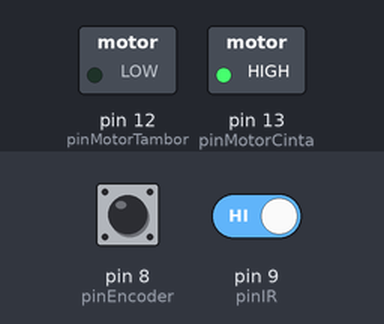
Simulated run of this sketch. Board: Arduino Uno, built with avr-gcc and run on an emulated ATmega328P. Parts: switched loads named in the sketch (green lamp = pin HIGH). The test bench sets the inputs (shaded band); at power-on: pin 8 (pinEncoder) HIGH, pin 9 (pinIR) HIGH. What the sketch prints to the serial monitor is not drawn.

Above: at 1.2 s.
1.3 s: pin 8 (pinEncoder) pulsed LOW 5 times (0.12 s each, 0.3 s apart)
At 3.3 s:
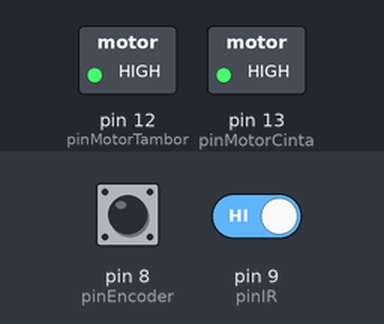
Timing chart, 0 to 4.8 s (numbered marks = the images above; inputs shaded):
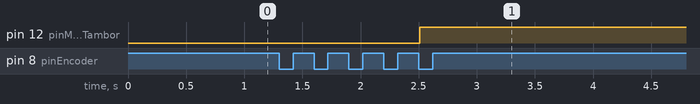

Measured:
- after the input at 1.3 s, pin 12 (pinMotorTambor): LOW → HIGH after 1.2 s

The sketch:

ProgramaCompletoSinBuffer.ino
```cpp
#include <Servo.h>

const int pinEncoder = 8, pinIR = 9, pinIR1 = 10, pinIR2 = 11, pinMotorTambor = 12, pinMotorCinta = 13;
const int deltaTime = 15;

const int encoderStepsPerRevolution = 20;
bool prevEncoderValue = true;
int encoderStepCount = 0;

int objectiveCompartiment = 0;

void setup()
{
  Serial.begin(9600);

  pinMode(pinEncoder, INPUT);
  pinMode(pinIR, INPUT);
  pinMode(pinIR1, INPUT);
  pinMode(pinIR2, INPUT);
  pinMode(pinMotorTambor, OUTPUT);
  pinMode(pinMotorCinta, OUTPUT);

  digitalWrite(pinMotorCinta, HIGH);
}

void loop()
{
  ReadingEventsHandler();
  MotorMovement();

  delay(deltaTime);
}

bool enFranjaBlanca = false, reading = false;
void ReadingEventsHandler()
{
  if (FranjaBlanca() && !enFranjaBlanca)
    enFranjaBlanca = true;

  if (!FranjaBlanca() && enFranjaBlanca)
  {
    enFranjaBlanca = false;
    if(!reading) ReadBits();
    reading = !reading;
  }
}

// Si todos los infrarrojos detectan blanco
bool FranjaBlanca()
{
  return !digitalRead(pinIR) && !digitalRead(pinIR1) && !digitalRead(pinIR2);
}

void ReadBits()
{
  bool firstBit = !digitalRead(pinIR1);
  bool secondBit = !digitalRead(pinIR2);
  objectiveCompartiment = firstBit * 2 + secondBit;
}

void MotorMovement()
{
  bool isInObjectiveCompartiment = CurrentCompartiment() == objectiveCompartiment;
  Serial.println(objectiveCompartiment);
  digitalWrite(pinMotorTambor, !isInObjectiveCompartiment);
}

int CurrentCompartiment()
{
  bool encoderValue = digitalRead(pinEncoder);
  if(!encoderValue && prevEncoderValue)
  {
    encoderStepCount++;
    if(encoderStepCount == encoderStepsPerRevolution)
      encoderStepCount = 0;
  }
  prevEncoderValue = encoderValue;

  return encoderStepCount / 5;
}
```
